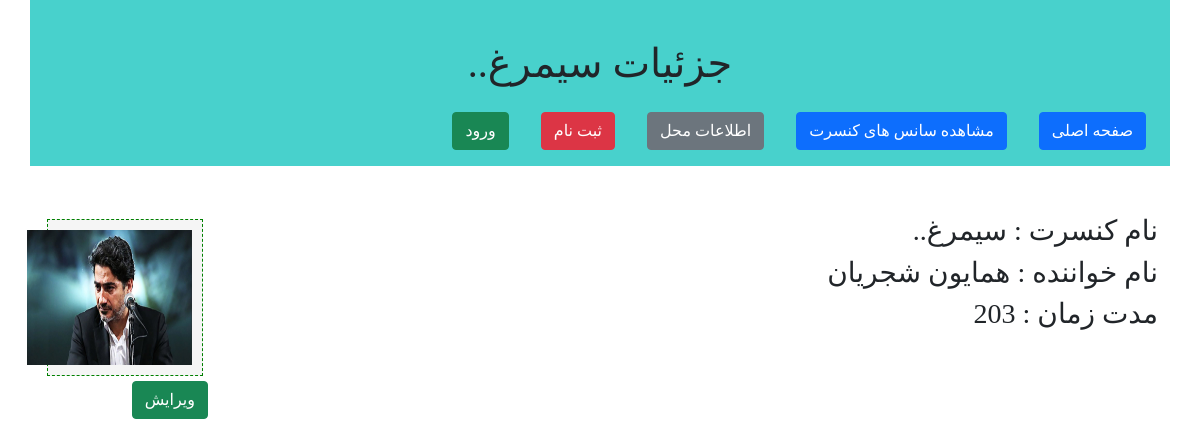
The page /ticketSales/concert/1 on the database as committed earlier.
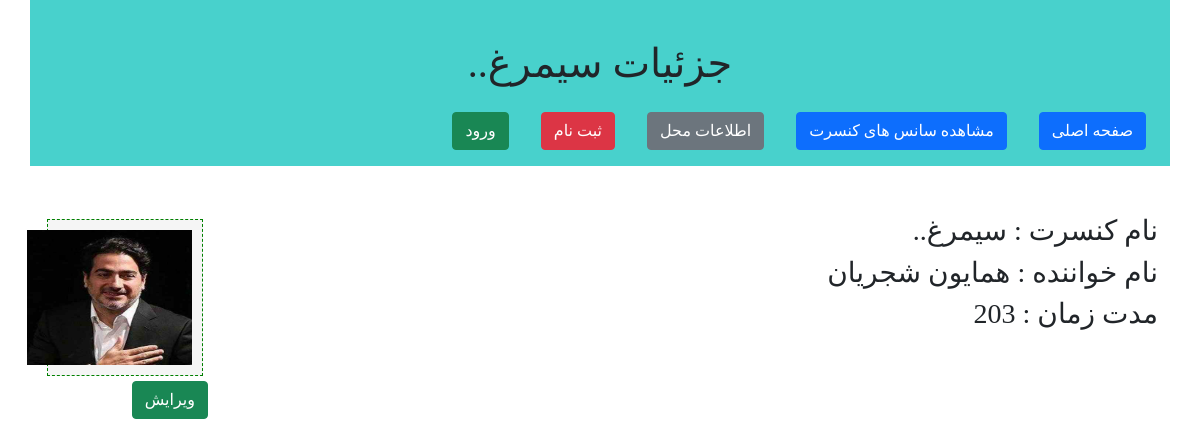
The same page on the database as committed later.
### ticketSales/models.py (models this page shows, shortened)
class concertModel(models.Model):
  class Meta:
    verbose_name='کنسرت'
    verbose_name_plural='کنسرت'
  Name=models.CharField(max_length=100,verbose_name='نام کنسرت')
  SingerName=models.CharField(max_length=100,verbose_name='خواننده')
  length=models.IntegerField(verbose_name='طول')
  Poster=models.ImageField(upload_to="concertImages/",null=True,verbose_name='پوستر')

### ticketSales/views.py (the view)
# urls.py: path('concert/<int:concert_id>',views.concertDetailsView),
def concertDetailsView(request,concert_id):
  concert=concertModel.objects.get(pk=concert_id)
  context={
      "concertdetails":concert
  }
  return render(request,"ticketSales/concertDetails.html",context)

### ticketSales/templates/ticketSales/concertDetails.html
{% extends "ticketSales/layout.html" %}
{% block titlepage %}
  جزئیات {{concertdetails.Name}}
{% endblock %}
{% block mainContent %}
  <div class="col-md-10 mt-5">
    <h3>نام کنسرت : {{concertdetails.Name}}</h3>
    <h3>نام خواننده : {{concertdetails.SingerName}}</h3>
    <h3>مدت زمان  : {{concertdetails.length}}</h3>
  </div>
  <div class="col-md-2 mt-5">
    <div class="imageBox">
      <img src="{{concertdetails.Poster.url}}" alt="{{concertdetails.Name}}">
    </div>
    <a href="/ticketSales/concertEdit/{{concertdetails.id}}" class="btn btn-success">ویرایش</a>
  </div>
{% endblock %}

Rows that differ between the two databases and show on the page:
changed concertModel "سیمرغ..": Poster: a different picture
